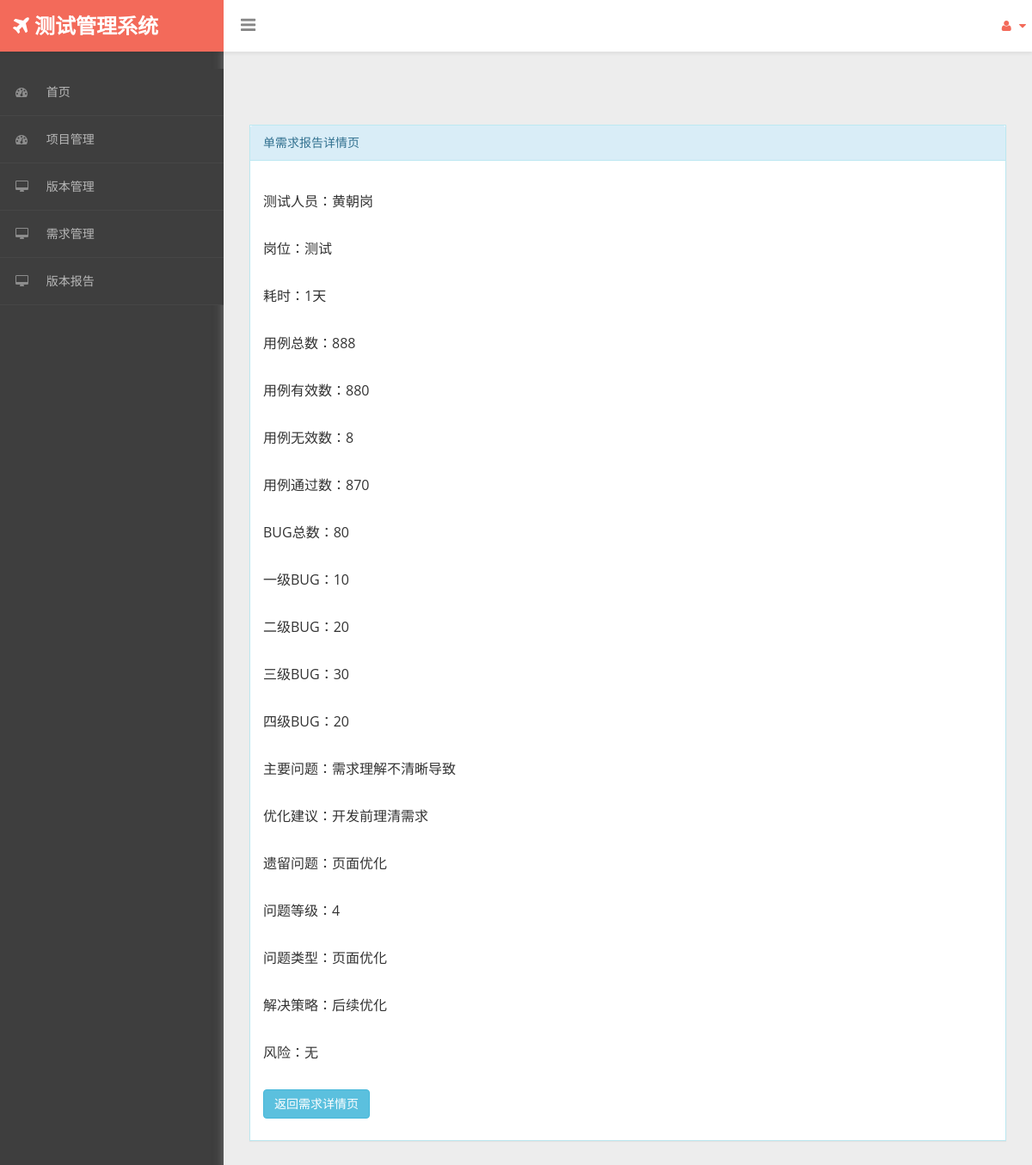
/sgin/single_report_detail/2, run on the app's committed database.
### sgin/models.py (models this page shows, shortened)
class Demand(models.Model):
    events = models.ManyToManyField(Event, through='DemandEvent')  # 如果定义了中间表需要手动指定
    event_id = models.CharField(max_length=20,null=False)
    version = models.CharField(max_length=64,null=False)
    state = models.CharField(max_length=20,null=False)
    priority =models.CharField(max_length=20,null=False)
    name = models.CharField(max_length=256, unique=True)
    product_manager=models.CharField(max_length=20,null=False)
    describe = models.CharField(max_length=600, null=True)
    prd_expected_start_time=models.DateTimeField(null=True, blank=True,)
    prd_actual_start_time = models.DateTimeField(null=True, blank=True,)
    prd_expected_completion_time = models.DateTimeField(null=True, blank=True,)
    prd_actual_completion_time = models.DateTimeField(null=True, blank=True,)
    prd = models.CharField(max_length=256,null=True)
    front_end_developer = models.CharField(max_length=20,null=True)
    front_end_expected_start_time = models.DateTimeField(null=True, blank=True,)
    front_end_actual_start_time = models.DateTimeField(null=True, blank=True,)
    front_end_expected_completion_time = models.DateTimeField(null=True, blank=True,)
    front_end_actual_completion_time = models.DateTimeField(null=True, blank=True,)
    backend_developers = models.CharField(max_length=20,null=True)
    backend_expected_start_time = models.DateTimeField(null=True, blank=True,)
    backend_actual_start_time = models.DateTimeField(null=True, blank=True,)
    backend_expected_completion_time = models.DateTimeField(null=True, blank=True,)
    backend_actual_completion_time = models.DateTimeField(null=True, blank=True,)
    combined_commissioning_expected_start_time = models.DateTimeField(null=True, blank=True,)
    combined_commissioning_actual_start_time = models.DateTimeField(null=True, blank=True,)
    combined_commissioning_expected_completion_time = models.DateTimeField(null=True, blank=True,)
    combined_commissioning_actual_completion_time = models.DateTimeField(null=True, blank=True,)
    expected_measure_time = models.DateTimeField(null=True, blank=True,)
    measure_time = models.DateTimeField(null=True, blank=True,)
    write_cases=models.CharField(max_length=256,null=True)
    cases_expected_start_time = models.DateTimeField(null=True, blank=True, )
    cases_actual_start_time = models.DateTimeField(null=True, blank=True, )
    cases_expected_completion_time = models.DateTimeField(null=True, blank=True, )
    cases_actual_completion_time = models.DateTimeField(null=True, blank=True, )
    test_expected_start_time = models.DateTimeField(null=True, blank=True,)
    test_actual_start_time = models.DateTimeField(null=True, blank=True,)
    test_expected_completion_time = models.DateTimeField(null=True, blank=True,)
    test_actual_completion_time = models.DateTimeField(null=True, blank=True,)
    tester = models.CharField(max_length=256,null=True)
    position= models.CharField(max_length=256, null=True)
    time_consuming= models.CharField(max_length=256, null=True)
    total_cases= models.CharField(max_length=256, null=True)
    executed_cases= models.CharField(max_length=256, null=True)
    invalid_cases = models.CharField(max_length=256, null=True)
    pass_cases= models.CharField(max_length=256, null=True)
    bug_total = models.CharField(max_length=256,null=True)
    level_1 = models.CharField(max_length=256,null=True)
    level_2 = models.CharField(max_length=256,null=True)
    level_3 = models.CharField(max_length=256,null=True)
    level_4 = models.CharField(max_length=256,null=True)
    main_problems = models.CharField(max_length=1000,null=True)
    suggested_optimization = models.CharField(max_length=256, null=True)
    remaining_problems= models.CharField(max_length=1000, null=True)
    problem_level= models.CharField(max_length=1000, null=True)
    problem_types= models.CharField(max_length=1000, null=True)
    solutions= models.CharField(max_length=1000, null=True)
    risk = models.CharField(max_length=256,null=True)
    file_id=models.CharField(max_length=50)
    file_name = models.CharField(max_length=50)
    path = models.CharField(max_length=100)

### sgin/views.py (the view)
# urls.py: path('single_report_detail/<int:demand_id>', views.single_report_detail),
def single_report_detail(request,demand_id):
    try:
        demand = Demand.objects.get(id=demand_id)
    except:
        return render(request, '404.html')
    return render(request, 'single_report_detail.html', {'demand': demand})

### sgin/templates/single_report_detail.html (shortened to what this page needs)
{% extends 'base.html' %}
{% block content%}
  <div class="panel panel-info">
    <div class="panel-heading"> 单需求报告详情页 </div>
    <div class="panel-body">
        <p>测试人员：{{ demand.tester }}</p>
        <p>岗位：{{ demand.position }}</p>
        <p>耗时：{{ demand.time_consuming }}</p>
        <p>用例总数：{{ demand.total_cases }}</p>
        <p>用例有效数：{{ demand.executed_cases }}</p>
        <p>用例无效数：{{ demand.invalid_cases }}</p>
        <p>用例通过数：{{ demand.pass_cases }}</p>
      <p>BUG总数：{{ demand.bug_total }}</p>
      <p>一级BUG：{{ demand.level_1 }}</p>
      <p>二级BUG：{{ demand.level_2 }}</p>
      <p>三级BUG：{{ demand.level_3 }}</p>
      <p>四级BUG：{{ demand.level_4 }}</p>
      <p>主要问题：{{ demand.main_problems }}</p>
        <p>优化建议：{{ demand.suggested_optimization }}</p>
        <p>遗留问题：{{ demand.remaining_problems }}</p>
        <p>问题等级：{{ demand.problem_level }}</p>
        <p>问题类型：{{ demand.problem_types }}</p>
        <p>解决策略：{{ demand.solutions }}</p>
      <p>风险：{{ demand.risk }}</p>
      <p><a href="/sgin/demand/{{ demand.id }}" class="btn btn-info">返回需求详情页</a></p>
    </div>
  </div>
{% endblock %}

### sgin/static/assets/css/custom-styles.css (style rules this page uses)
body { font-family: 'Open Sans', sans-serif; background: #3E3E3E; }
p { font-size:16px; line-height:25px; padding-top:20px; }
.panel { border-radius:0px; }
.panel-heading { border-bottom: 1px solid transparent; border-top-left-radius: 3px; border-top-right-radius: 3px; }

### data on the page
Demand: tester "黄朝岗", position "测试", time_consuming "1天", total_cases "888", executed_cases "880", invalid_cases "8", pass_cases "870", bug_total "80", level_1 "10", level_2 "20", level_3 "30", level_4 "20", main_problems "需求理解不清晰导致", suggested_optimization "开发前理清需求", remaining_problems "页面优化", problem_level "4", problem_types "页面优化", solutions "后续优化", risk "无"
